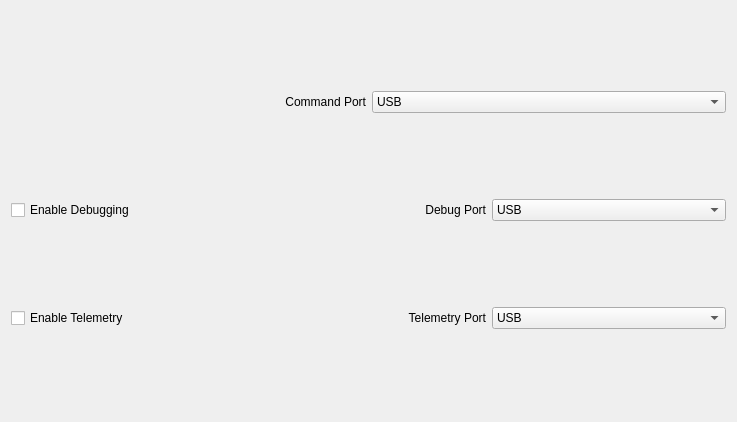
             <widget class="QWidget" name="scrollAreaWidgetContents_8">
              <property name="geometry">
               <rect>
                <x>0</x>
                <y>0</y>
                <width>737</width>
                <height>422</height>
               </rect>
              </property>
              <layout class="QVBoxLayout" name="verticalLayout_2">
               <item>
                <layout class="QHBoxLayout" name="horizontalLayout_65">
                 <item>
                  <widget class="QLabel" name="label_65">
                   <property name="text">
                    <string>Command Port</string>
                   </property>
                   <property name="alignment">
                    <set>Qt::AlignRight|Qt::AlignTrailing|Qt::AlignVCenter</set>
                   </property>
                  </widget>
                 </item>
                 <item>
                  <widget class="QComboBox" name="ifc_command_port">
                   <item>
                    <property name="text">
                     <string>USB</string>
                    </property>
                   </item>
                   <item>
                    <property name="text">
                     <string>Serial1</string>
                    </property>
                   </item>
                   <item>
                    <property name="text">
                     <string>Serial2</string>
                    </property>
                   </item>
                   <item>
                    <property name="text">
                     <string>Serial3</string>
                    </property>
                   </item>
                   <item>
                    <property name="text">
                     <string>Serial4</string>
                    </property>
                   </item>
                   <item>
                    <property name="text">
                     <string>Serial5</string>
                    </property>
                   </item>
                  </widget>
                 </item>
                </layout>
               </item>
               <item>
                <layout class="QHBoxLayout" name="horizontalLayout_64">
                 <item>
                  <widget class="QCheckBox" name="enable_ifc_debugging">
                   <property name="text">
                    <string>Enable Debugging</string>
                   </property>
                  </widget>
                 </item>
                 <item>
                  <widget class="QLabel" name="label_64">
                   <property name="text">
                    <string>Debug Port</string>
                   </property>
                   <property name="alignment">
                    <set>Qt::AlignRight|Qt::AlignTrailing|Qt::AlignVCenter</set>
                   </property>
                  </widget>
                 </item>
                 <item>
                  <widget class="QComboBox" name="ifc_debug_port">
                   <item>
                    <property name="text">
                     <string>USB</string>
                    </property>
                   </item>
                   <item>
                    <property name="text">
                     <string>Serial1</string>
                    </property>
                   </item>
                   <item>
                    <property name="text">
                     <string>Serial2</string>
                    </property>
                   </item>
                   <item>
                    <property name="text">
                     <string>Serial3</string>
                    </property>
                   </item>
                   <item>
                    <property name="text">
                     <string>Serial4</string>
                    </property>
                   </item>
                   <item>
                    <property name="text">
                     <string>Serial5</string>
                    </property>
                   </item>
                  </widget>
                 </item>
                </layout>
               </item>
               <item>
                <layout class="QHBoxLayout" name="horizontalLayout_66">
                 <item>
                  <widget class="QCheckBox" name="enable_ifc_telem">
                   <property name="text">
                    <string>Enable Telemetry</string>
                   </property>
                  </widget>
                 </item>
                 <item>
                  <widget class="QLabel" name="label_66">
                   <property name="text">
                    <string>Telemetry Port</string>
                   </property>
                   <property name="alignment">
                    <set>Qt::AlignRight|Qt::AlignTrailing|Qt::AlignVCenter</set>
                   </property>
                  </widget>
                 </item>
                 <item>
                  <widget class="QComboBox" name="ifc_telem_port">
                   <item>
                    <property name="text">
                     <string>USB</string>
                    </property>
                   </item>
                   <item>
                    <property name="text">
                     <string>Serial1</string>
                    </property>
                   </item>
                   <item>
                    <property name="text">
                     <string>Serial2</string>
                    </property>
                   </item>
                   <item>
                    <property name="text">
                     <string>Serial3</string>
                    </property>
                   </item>
                   <item>
                    <property name="text">
                     <string>Serial4</string>
                    </property>
                   </item>
                   <item>
                    <property name="text">
                     <string>Serial5</string>
                    </property>
                   </item>
                  </widget>
                 </item>
                </layout>
               </item>
              </layout>
             </widget>
